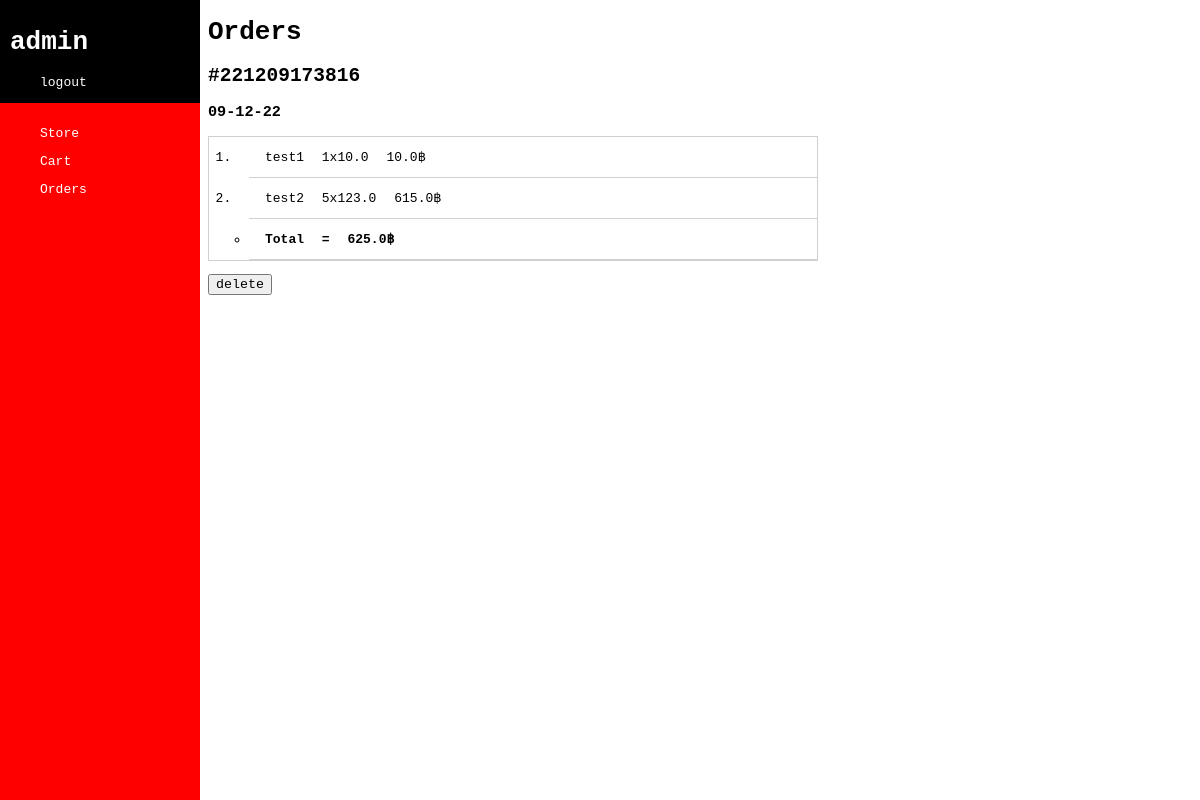
The app's page /ordering/orders (signed in), older data.
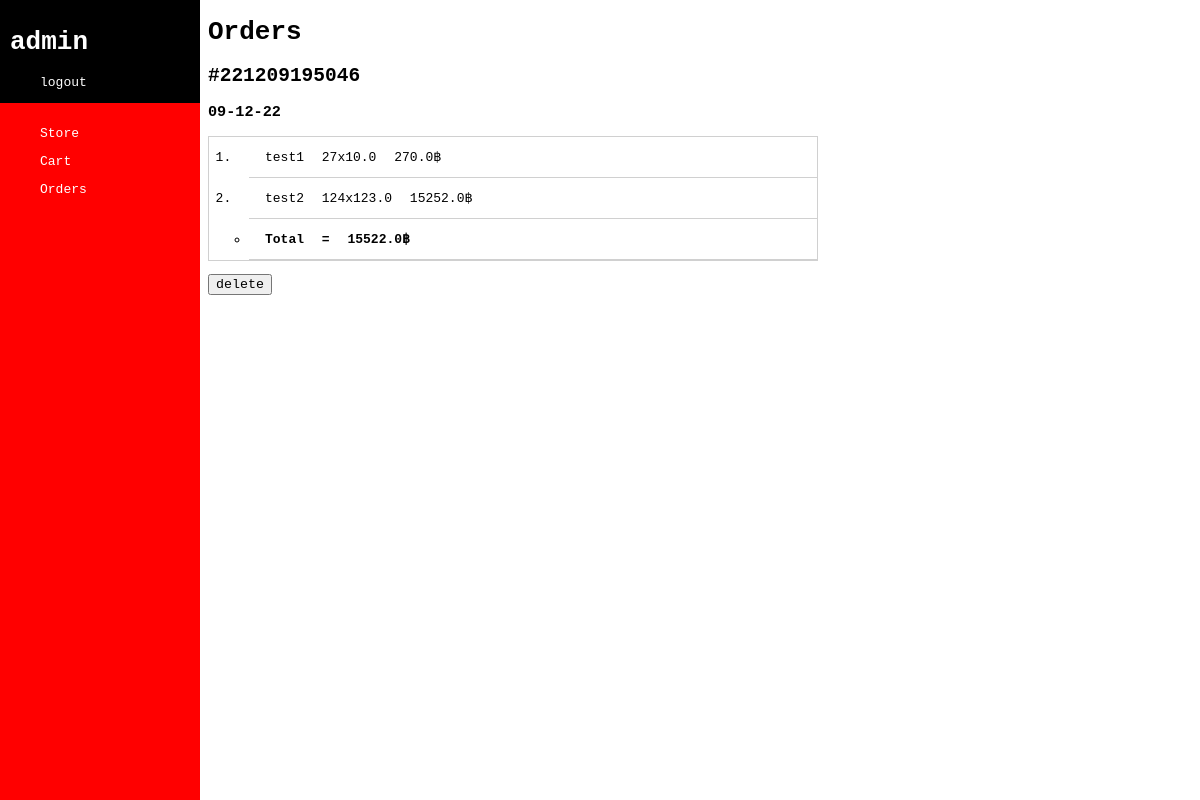
The same page, newer data.
### ordering/models.py (models this page shows, shortened)
class Order_User(models.Model):
    order_id = models.IntegerField(primary_key=True)
    user = models.ForeignKey(User, on_delete=models.CASCADE)
    date = models.CharField(max_length=10, default="")
    total = models.FloatField(default=0)

class Food(models.Model):
    name = models.CharField(max_length=64)
    image = models.ImageField(upload_to = "images/")
    price = models.FloatField()

### ordering/views.py (the view)
# urls.py: path("orders", views.orders, name = "orders"),
def orders(request):
    if request.session.get("user_id") == None:
        messages.error(request, 'Please, login.')
        return HttpResponseRedirect("/")
    user = User.objects.get(id=request.session["user_id"])
    order_list = Order_User.objects.filter(user=user)
    order_data = []
    for order in order_list:
        item_list = Order.objects.filter(order=order) # get specific rows that match the order_id
        mockup = [(i.food.name, f"{i.quantity}x{i.food.price}", f"{int(i.quantity)*float(i.food.price)}฿") for i in item_list]
        order_data += [(order.order_id, order.date, order.total, mockup)]
    user_name = request.session.get("user_name", "guest")
    return render(request, "ordering/orders.html", {"data": order_data, "user":user_name})

### ordering/templates/ordering/orders.html (shortened to what this page needs)
{% extends "ordering/layout.html" %}
{% load static %}
{% block body %}
    <link href="/static/ordering/orders_style.css?{% now 'U' %}" rel="stylesheet">
    <h1> Orders </h1>
    {% for order in data %}
        <h2> #{{order.0}}</h2>
        <h3> {{order.1}} </h3>
            <ol>
                {% for item in order.3 %}
                    <li>{{item.0}} {{item.1}} {{item.2}} </li>
                {% endfor %}
                <li>Total = {{order.2}}฿</li>
            </ol>
        <form action="{%url 'ordering:delete_order'%}" method="post">
            <input type="submit" value="delete">
        </form>
    {% endfor %}
{% endblock %}

Row changes from the older to the newer data that the page shows:
removed Order_User: date "09-12-22", total "625.0"
added Order_User: date "09-12-22", total "15522.0"
Text that changed along with them:
new list line: "# 221209195046 27x10.0 270.0฿ 124x123.0 15252.0฿ Total = ฿ delete"
new list line: "test1"
new list line: "test2"
list line gone: "# 221209173816 1x10.0 10.0฿ 5x123.0 615.0฿ Total = ฿ delete"
list line gone: "test1"
list line gone: "test2"
